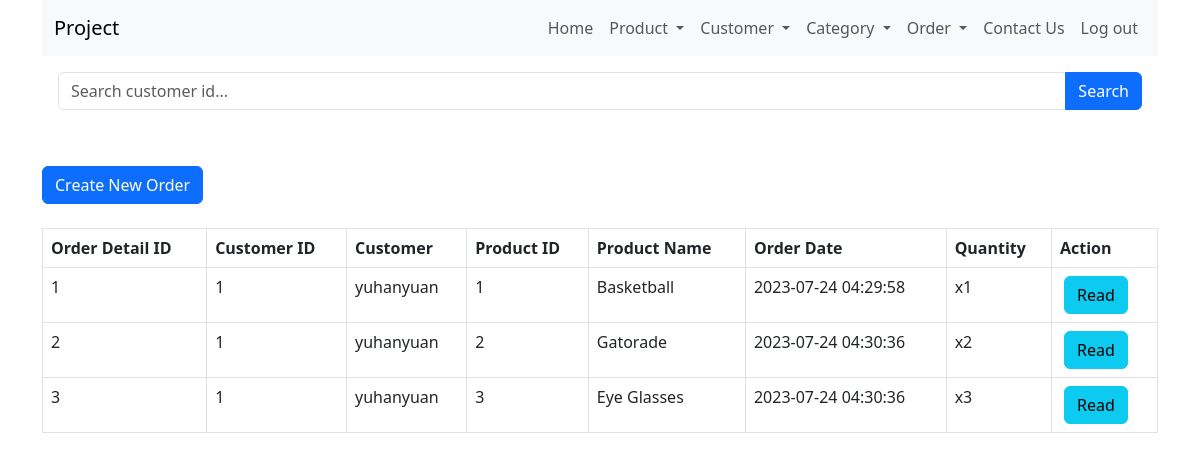
/order_read.php, run on the app's committed database.
### tables this page shows
CREATE TABLE IF NOT EXISTS `order_detail` (
  `order_detail_id` int NOT NULL AUTO_INCREMENT,
  `order_id` int NOT NULL,
  `product_id` int NOT NULL,
  `quantity` int NOT NULL,
  PRIMARY KEY (`order_detail_id`),
  KEY `order_id` (`order_id`),
  KEY `product_id` (`product_id`)
);

CREATE TABLE IF NOT EXISTS `order_summary` (
  `order_id` int NOT NULL AUTO_INCREMENT,
  `customer_id` int NOT NULL,
  `order_date` datetime NOT NULL,
  PRIMARY KEY (`order_id`),
  KEY `customer_id` (`customer_id`)
);

CREATE TABLE IF NOT EXISTS `customers` (
  `user_id` int NOT NULL AUTO_INCREMENT,
  `username` varchar(20) NOT NULL,
  `first_name` varchar(20) NOT NULL,
  `last_name` varchar(20) NOT NULL,
  `password` text NOT NULL,
  `email` varchar(30) NOT NULL,
  `date_of_birth` date NOT NULL,
  `registration_date_time` datetime NOT NULL DEFAULT CURRENT_TIMESTAMP ON UPDATE CURRENT_TIMESTAMP,
  `gender` enum('male','female') NOT NULL,
  `status` enum('active','Inactive') NOT NULL DEFAULT 'active',
  PRIMARY KEY (`user_id`),
  UNIQUE KEY `username` (`username`)
);

CREATE TABLE IF NOT EXISTS `products` (
  `id` int NOT NULL AUTO_INCREMENT,
  `name` varchar(128) NOT NULL,
  `category_id` int NOT NULL,
  `description` text NOT NULL,
  `price` double NOT NULL,
  `promote_price` float NOT NULL,
  `manufacture_date` datetime NOT NULL,
  `expired_date` datetime NOT NULL,
  `created` datetime NOT NULL,
  `modified` timestamp NOT NULL DEFAULT CURRENT_TIMESTAMP ON UPDATE CURRENT_TIMESTAMP,
  PRIMARY KEY (`id`),
  UNIQUE KEY `name` (`name`),
  KEY `category_id` (`category_id`)
);

### order_read.php (the view, shortened to what this page needs)
<html lang="en">
<head>
    <link href="https://cdn.jsdelivr.net/npm/bootstrap@5.3.0/dist/css/bootstrap.min.css" rel="stylesheet">
</head>
<body>
    <div class="container">
        <?php
        include 'menu/menu.php';
        ?>
        <?php
        include 'config/database.php';
        $searchKeyword = isset($_GET['search']) ? $_GET['search'] : '';
        $query = "SELECT customers.username, products.id, products.name, order_summary.customer_id, order_summary.order_date, order_detail.order_detail_id, order_detail.order_id, order_detail.product_id, order_detail.quantity FROM order_detail INNER JOIN products ON products.id = order_detail.product_id INNER JOIN order_summary ON order_summary.order_id = order_detail.order_id INNER JOIN customers ON customers.user_id = order_summary.customer_id";
        $query .= " ORDER BY order_detail_id ASC";
        $stmt = $con->prepare($query);
        $stmt->execute();
        $num = $stmt->rowCount();
        echo '<div class="p-3">
            <form method="GET" action="">
                <div class="input-group mb-3">
                    <input type="text" class="form-control" name="search" placeholder="Search customer id..." value="' . str_replace('%', '', $searchKeyword) . '">
                    <button class="btn btn-primary" type="submit">Search</button>
                </div>
            </form>
        </div>';
        echo "<br><div><a href='order_create.php' class='btn btn-primary m-b-1em'>Create New Order</a></div>" . "<br>";
        if ($num > 0) {
            echo "<table id='product_table' class='table table-hover table-responsive table-bordered'>";
            echo "<tr>";
            echo "<th>Order Detail ID</th>";
            echo "<th>Customer ID</th>";
            echo "<th>Customer</th>";
            echo "<th>Product ID</th>";
            echo "<th>Product Name</th>";
            echo "<th>Order Date</th>";
            echo "<th>Quantity</th>";
            echo "<th>Action</th>";
            echo "</tr>";
            while ($row = $stmt->fetch(PDO::FETCH_ASSOC)) {
                extract($row);
                echo "<tr>";
                echo "<td>{$order_detail_id}</td>";
                echo "<td>{$customer_id}</td>";
                echo "<td>{$username}</td>";
                echo "<td>{$product_id}</td>";
                echo "<td>{$name}</td>";
                echo "<td>{$order_date}</td>";
                echo "<td>x{$quantity}</td>";
                echo "<td>";
                echo "<a href='order_detail_read.php?id={$id}' class='btn btn-info m-r-1em mx-1'>Read</a>";
                echo "</td>";
                echo "</tr>";
            }
            echo "</table>";
        } else {
            echo "<div class='alert alert-danger'>No records found.</div>";
        }
        ?>
    </div>
</body>
</html>

### data on the page
order_detail: order_detail_id "1", order.customer_id "1", customers.username "yuhanyuan", product "1", product.name "Basketball", order.order_date "2023-07-24 04:29:58", quantity "1"
order_detail: order_detail_id "2", order.customer_id "1", customers.username "yuhanyuan", product "2", product.name "Gatorade", order.order_date "2023-07-24 04:30:36", quantity "2"
order_detail: order_detail_id "3", order.customer_id "1", customers.username "yuhanyuan", product "3", product.name "Eye Glasses", order.order_date "2023-07-24 04:30:36", quantity "3"
